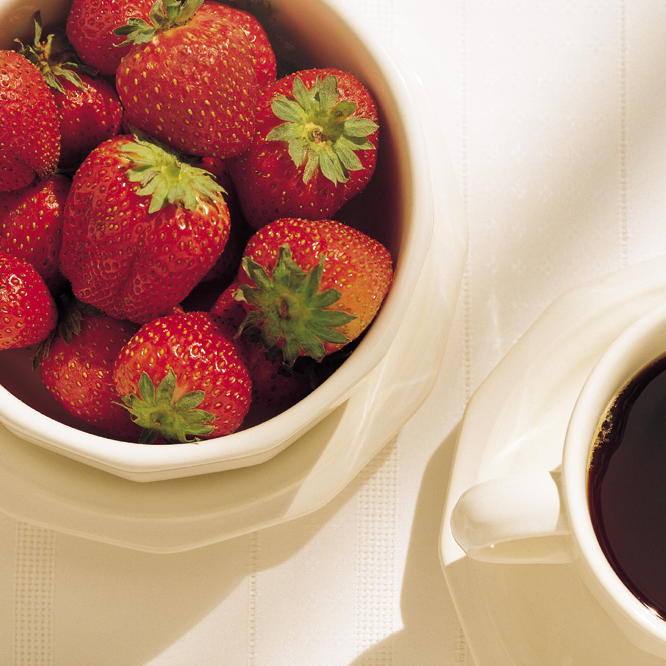
#> input picture chapter6-Color Image Processing/images/Fig0631(a)(strawberries_coffee_full_color).tif, 666 x 666 px, found by its file name
$ python '1_color slicing.py'
#> lines starting #> are read from the running program, lines starting #| are printed output that depends on the picture; after the words box and inside, x2 and y2 are one past the last pixel; in counts of white or black regions, pixels touching at a corner belong together
import numpy as np
import cv2
import matplotlib.pyplot as plt

img = cv2.imread('chapter6-Color Image Processing/images/Fig0631(a)(strawberries_coffee_full_color).tif',1)
#> img is the input picture: shape (666, 666, 3); mean B, G, R 126.5, 145.9, 186.3
img = cv2.cvtColor(img,cv2.COLOR_BGR2RGB)

def color_slice(img,radius,cordinates):
    sliced = np.copy(img)
    mask = np.sum((sliced-cordinates)**2,axis=2)
    mask = mask>radius**2
    mask = np.repeat(mask,[3],axis=1).reshape(mask.shape[0],mask.shape[1],3)
    sliced = np.where(mask,np.array([0.5,0.5,0.5]),sliced)
    return sliced

img_max = np.max(img)
#> img_max = 255
img = img.astype('float32')/img_max
sliced = color_slice(img,0.1765,[0.6863,0.1608,0.1922])
#> in color_slice, `mask = np.sum((sliced-cordinates)**2,axis=2)`:
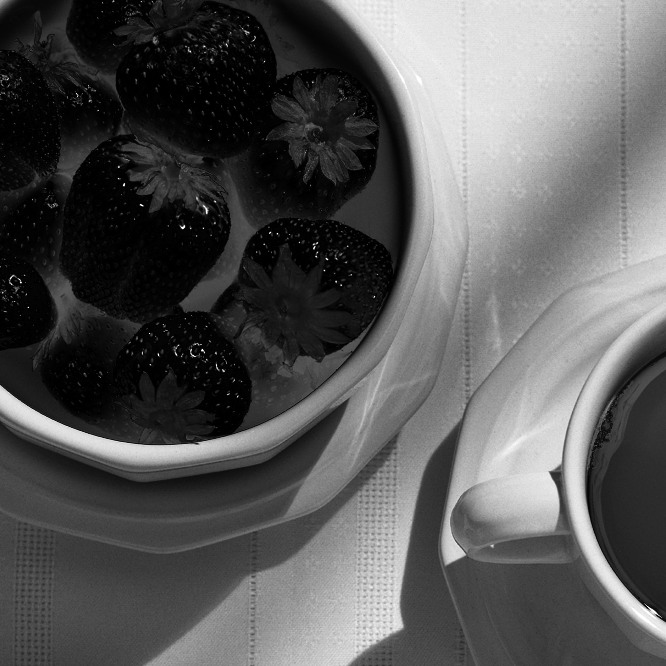
#> mask: shape (666, 666) float64; min 2.76e-09, max 1.46, mean 0.509; drawn with min black and max white
#> in color_slice, `mask = mask>radius**2`:
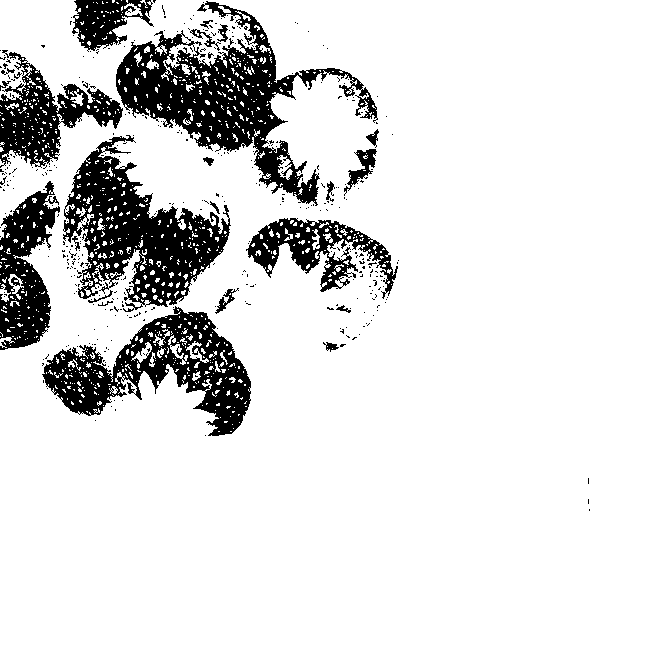
#> mask: shape (666, 666) bool; 86.9% white; 411 black regions (386 under 20 px), largest, box (x1, y1, x2, y2) and area: (116, 1, 378, 206) 14916, (63, 135, 231, 312) 12384, (42, 306, 251, 436) 10433
#> in color_slice, `sliced = np.where(mask,np.array([0.5,0.5,0.5]),sliced)`:
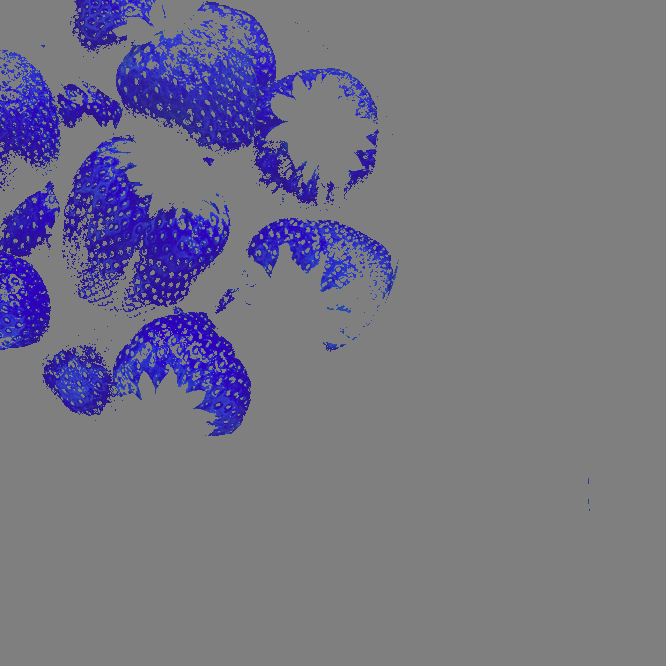
#> sliced: shape (666, 666, 3) float64; mean of channels 0, 1, 2 0.522, 0.453, 0.458; drawn as B, G, R
sliced = np.uint8(sliced*img_max)
plt.imshow(sliced)
plt.show()
